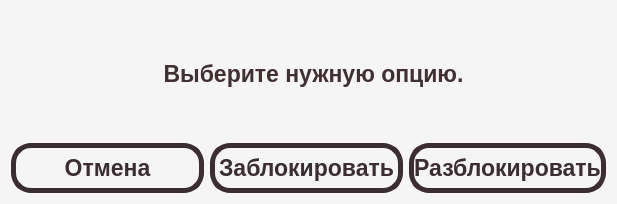
<?xml version="1.0" encoding="UTF-8"?>
<ui version="4.0">
 <class>BanInterlocutorDialog</class>
 <widget class="QDialog" name="BanInterlocutorDialog">
  <property name="geometry">
   <rect>
    <x>0</x>
    <y>0</y>
    <width>617</width>
    <height>204</height>
   </rect>
  </property>
  <property name="windowTitle">
   <string>Dialog</string>
  </property>
  <property name="styleSheet">
   <string notr="true">QDialog {
	background-color: rgb(245, 245, 245);
	border-radius: 20px;
	height: 200px;
	width: 300px;
}</string>
  </property>
  <layout class="QGridLayout" name="gridLayout">
   <item row="1" column="0">
    <widget class="QPushButton" name="cancelButton">
     <property name="minimumSize">
      <size>
       <width>0</width>
       <height>50</height>
      </size>
     </property>
     <property name="font">
      <font>
       <pointsize>17</pointsize>
       <bold>true</bold>
      </font>
     </property>
     <property name="cursor">
      <cursorShape>PointingHandCursor</cursorShape>
     </property>
     <property name="styleSheet">
      <string notr="true">QPushButton {
	background-color: rgb(245, 245, 245);
	color: rgb(60, 45, 50);
	border: 5px solid rgb(60, 45, 50);
	border-radius: 20;
}

QPushButton:hover {
	background-color: rgb(60, 45, 50);
	color: rgb(245, 245, 245);
}</string>
     </property>
     <property name="text">
      <string>Отмена</string>
     </property>
    </widget>
   </item>
   <item row="1" column="1">
    <widget class="QPushButton" name="banButton">
     <property name="minimumSize">
      <size>
       <width>0</width>
       <height>50</height>
      </size>
     </property>
     <property name="font">
      <font>
       <pointsize>17</pointsize>
       <bold>true</bold>
      </font>
     </property>
     <property name="cursor">
      <cursorShape>PointingHandCursor</cursorShape>
     </property>
     <property name="styleSheet">
      <string notr="true">QPushButton {
	background-color: rgb(245, 245, 245);
	color: rgb(60, 45, 50);
	border: 5px solid rgb(60, 45, 50);
	border-radius: 20;
}

QPushButton:hover {
	background-color: rgb(60, 45, 50);
	color: rgb(245, 245, 245);
}</string>
     </property>
     <property name="text">
      <string>Заблокировать</string>
     </property>
    </widget>
   </item>
   <item row="1" column="2">
    <widget class="QPushButton" name="unbanButton">
     <property name="minimumSize">
      <size>
       <width>0</width>
       <height>50</height>
      </size>
     </property>
     <property name="font">
      <font>
       <pointsize>17</pointsize>
       <bold>true</bold>
      </font>
     </property>
     <property name="cursor">
      <cursorShape>PointingHandCursor</cursorShape>
     </property>
     <property name="styleSheet">
      <string notr="true">QPushButton {
	background-color: rgb(245, 245, 245);
	color: rgb(60, 45, 50);
	border: 5px solid rgb(60, 45, 50);
	border-radius: 20;
}

QPushButton:hover {
	background-color: rgb(60, 45, 50);
	color: rgb(245, 245, 245);
}</string>
     </property>
     <property name="text">
      <string>Разблокировать</string>
     </property>
    </widget>
   </item>
   <item row="0" column="0" colspan="3">
    <widget class="QLabel" name="descriptionLabel">
     <property name="font">
      <font>
       <pointsize>17</pointsize>
       <bold>true</bold>
      </font>
     </property>
     <property name="styleSheet">
      <string notr="true">QLabel {
	color: rgb(65, 47, 50);
	padding-left: 10px;
	height: 30px;
}</string>
     </property>
     <property name="text">
      <string>Выберите нужную опцию.</string>
     </property>
     <property name="alignment">
      <set>Qt::AlignCenter</set>
     </property>
     <property name="wordWrap">
      <bool>true</bool>
     </property>
    </widget>
   </item>
  </layout>
 </widget>
 <resources/>
 <connections/>
</ui>
